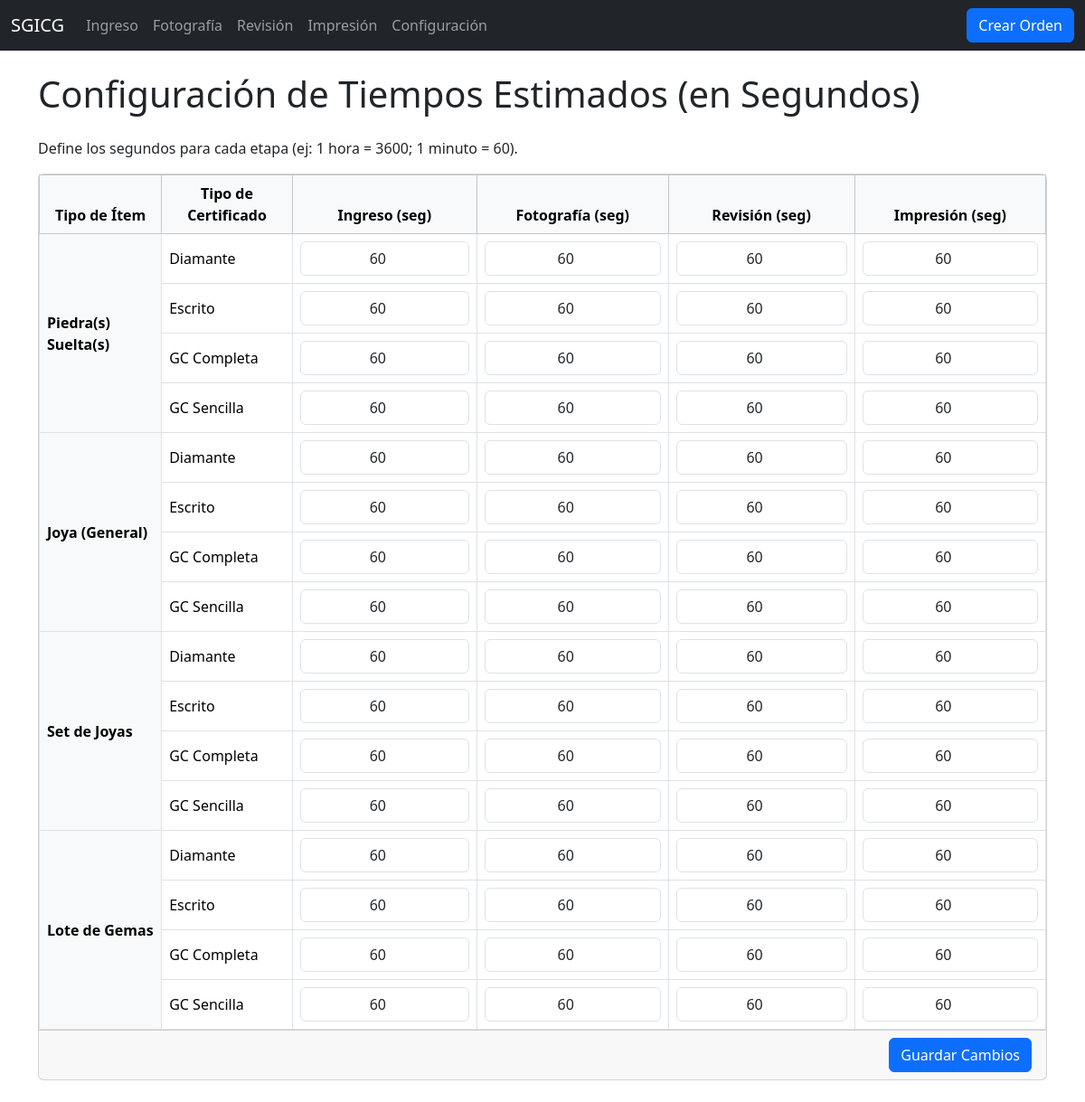
/configuracion/, run on the app's committed database.
### certificacion/models.py (models this page shows, shortened)
class ConfiguracionTiempos(models.Model):
    TIPO_ITEM_CHOICES = [
        ('PIEDRA', 'Piedra(s) Suelta(s)'),
        ('JOYA', 'Joya (General)'),
        ('SET', 'Set de Joyas'),
        ('LOTE', 'Lote de Gemas')
    ]
    TIPO_CERT_CHOICES = [
        ('GC_SENCILLA', 'GC Sencilla'),
        ('GC_COMPLETA', 'GC Completa'),
        ('ESCRITO', 'Escrito'),
        ('DIAMANTE', 'Diamante')
    ]
    tipo_item = models.CharField(max_length=10, choices=TIPO_ITEM_CHOICES)
    tipo_certificado = models.CharField(max_length=15, choices=TIPO_CERT_CHOICES)
    tiempo_ingreso = models.PositiveIntegerField(
        null=True,
        blank=True,
        help_text="Tiempo en segundos"
    )
    tiempo_fotografia = models.PositiveIntegerField(
        null=True,
        blank=True,
        help_text="Tiempo en segundos"
    )
    tiempo_revision = models.PositiveIntegerField(
        null=True,
        blank=True,
        help_text="Tiempo en segundos"
    )
    tiempo_impresion = models.PositiveIntegerField(
        null=True,
        blank=True,
        help_text="Tiempo en segundos"
    )
    fecha_creacion = models.DateTimeField(default=timezone.now)
    fecha_modificacion = models.DateTimeField(auto_now=True)
    class Meta:
        verbose_name = "Configuración de Tiempo"
        verbose_name_plural = "Configuraciones de Tiempos"
        unique_together = ('tipo_item', 'tipo_certificado')
        ordering = ['tipo_item', 'tipo_certificado']

### certificacion/views.py (the view, shortened to what this page needs)
# urls.py: path('configuracion/', views.configuracion_tiempos, name='configuracion_tiempos'),
def configuracion_tiempos(request):
    try:
        configs_agrupadas = {}
        for tipo_item_key, tipo_item_label in ConfiguracionTiempos.TIPO_ITEM_CHOICES:
            configs_encontradas = ConfiguracionTiempos.objects.filter(
                tipo_item=tipo_item_key
            ).order_by('tipo_certificado')
            configs_agrupadas[tipo_item_label] = configs_encontradas
        context = {'configs_agrupadas': configs_agrupadas}
        return render(request, 'configuracion.html', context)
    except Exception as e:
        logger.error(f"Error al cargar configuración de tiempos: {str(e)}")
        messages.error(request, "Error al cargar la configuración")
        return render(request, 'configuracion.html', {'configs_agrupadas': {}})

### templates/configuracion.html (shortened to what this page needs)
{% extends "base.html" %}
{% block content %}
<h1 class="mb-4">Configuración de Tiempos Estimados (en Segundos)</h1>
<p>Define los segundos para cada etapa (ej: 1 hora = 3600; 1 minuto = 60).</p>
<form method="POST">
    <div class="card">
        <div class="table-responsive">
            <table class="table table-bordered table-hover align-middle mb-0">
                <thead class="table-light text-center">
                    <tr>
                        <th>Tipo de Ítem</th>
                        <th>Tipo de Certificado</th>
                        <th>Ingreso (seg)</th>
                        <th>Fotografía (seg)</th>
                        <th>Revisión (seg)</th>
                        <th>Impresión (seg)</th>
                    </tr>
                </thead>
                <tbody>
                {% for tipo_item_label, configs in configs_agrupadas.items %}
                    {% for config in configs %}
                    <tr>
                        {% if forloop.first %}
                        <td rowspan="{{ configs|length }}" class="fw-bold align-middle bg-light">{{ tipo_item_label }}</td>
                        {% endif %}
                        <td>{{ config.get_tipo_certificado_display }}</td>
                        {% with prefix=config.tipo_item|add:"_"|add:config.tipo_certificado %}
                        <td><input type="number" step="1" min="0" class="form-control text-center" name="ingreso_{{ prefix }}" value="{% if config.tiempo_ingreso is not None %}{{ config.tiempo_ingreso }}{% endif %}"></td>
                        <td><input type="number" step="1" min="0" class="form-control text-center" name="foto_{{ prefix }}" value="{% if config.tiempo_fotografia is not None %}{{ config.tiempo_fotografia }}{% endif %}"></td>
                        <td><input type="number" step="1" min="0" class="form-control text-center" name="revision_{{ prefix }}" value="{% if config.tiempo_revision is not None %}{{ config.tiempo_revision }}{% endif %}"></td>
                        <td><input type="number" step="1" min="0" class="form-control text-center" name="impresion_{{ prefix }}" value="{% if config.tiempo_impresion is not None %}{{ config.tiempo_impresion }}{% endif %}"></td>
                        {% endwith %}
                    </tr>
                    {% endfor %}
                {% endfor %}
                </tbody>
            </table>
        </div>
        <div class="card-footer text-end">
            <button type="submit" class="btn btn-primary">Guardar Cambios</button>
        </div>
    </div>
</form>
{% endblock %}

### data on the page
ConfiguracionTiempos: tipo_item_label "Piedra(s) Suelta(s)", tipo_certificado "Diamante", tiempo_ingreso "60", tiempo_fotografia "60", tiempo_revision "60", tiempo_impresion "60"
ConfiguracionTiempos: tipo_certificado "Escrito", tiempo_ingreso "60", tiempo_fotografia "60", tiempo_revision "60", tiempo_impresion "60"
ConfiguracionTiempos: tipo_certificado "GC Completa", tiempo_ingreso "60", tiempo_fotografia "60", tiempo_revision "60", tiempo_impresion "60"
ConfiguracionTiempos: tipo_certificado "GC Sencilla", tiempo_ingreso "60", tiempo_fotografia "60", tiempo_revision "60", tiempo_impresion "60"
ConfiguracionTiempos: tipo_item_label "Joya (General)", tipo_certificado "Diamante", tiempo_ingreso "60", tiempo_fotografia "60", tiempo_revision "60", tiempo_impresion "60"
ConfiguracionTiempos: tipo_certificado "Escrito", tiempo_ingreso "60", tiempo_fotografia "60", tiempo_revision "60", tiempo_impresion "60"
ConfiguracionTiempos: tipo_certificado "GC Completa", tiempo_ingreso "60", tiempo_fotografia "60", tiempo_revision "60", tiempo_impresion "60"
ConfiguracionTiempos: tipo_certificado "GC Sencilla", tiempo_ingreso "60", tiempo_fotografia "60", tiempo_revision "60", tiempo_impresion "60"
ConfiguracionTiempos: tipo_item_label "Set de Joyas", tipo_certificado "Diamante", tiempo_ingreso "60", tiempo_fotografia "60", tiempo_revision "60", tiempo_impresion "60"
ConfiguracionTiempos: tipo_certificado "Escrito", tiempo_ingreso "60", tiempo_fotografia "60", tiempo_revision "60", tiempo_impresion "60"
ConfiguracionTiempos: tipo_certificado "GC Completa", tiempo_ingreso "60", tiempo_fotografia "60", tiempo_revision "60", tiempo_impresion "60"
ConfiguracionTiempos: tipo_certificado "GC Sencilla", tiempo_ingreso "60", tiempo_fotografia "60", tiempo_revision "60", tiempo_impresion "60"
ConfiguracionTiempos: tipo_item_label "Lote de Gemas", tipo_certificado "Diamante", tiempo_ingreso "60", tiempo_fotografia "60", tiempo_revision "60", tiempo_impresion "60"
ConfiguracionTiempos: tipo_certificado "Escrito", tiempo_ingreso "60", tiempo_fotografia "60", tiempo_revision "60", tiempo_impresion "60"
ConfiguracionTiempos: tipo_certificado "GC Completa", tiempo_ingreso "60", tiempo_fotografia "60", tiempo_revision "60", tiempo_impresion "60"
ConfiguracionTiempos: tipo_certificado "GC Sencilla", tiempo_ingreso "60", tiempo_fotografia "60", tiempo_revision "60", tiempo_impresion "60"
